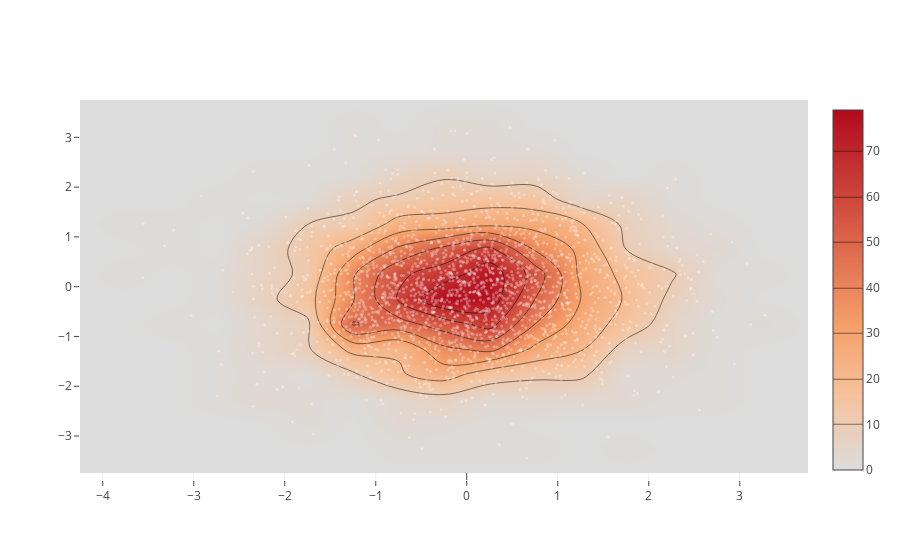

The cell this chart's notebook holds for it:
### Code cell
from plotly.graph_objs import *
import numpy as np

x = np.random.randn(2000)
y = np.random.randn(2000)
iplot([Histogram2dContour(x=x, y=y, contours=Contours(coloring='heatmap')),
       Scatter(x=x, y=y, mode='markers', marker=Marker(color='white', size=3, opacity=0.3))], show_link=False)

### Figure 1 — Plotly figure (JSON) as saved in the notebook; plotly's stock layout.template omitted (floating-point values rounded to 4 significant figures; data arrays with more than 128 entries replaced by an {"elided": "..."} marker saying what was removed)
{"data": [{"contours": {"coloring": "heatmap"}, "type": "histogram2dcontour", "x": {"elided": "2000 float values"}, "y": {"elided": "2000 float values"}}, {"marker": {"color": "white", "opacity": 0.3, "size": 3}, "mode": "markers", "type": "scatter", "x": {"elided": "2000 float values"}, "y": {"elided": "2000 float values"}}], "layout": {}}
